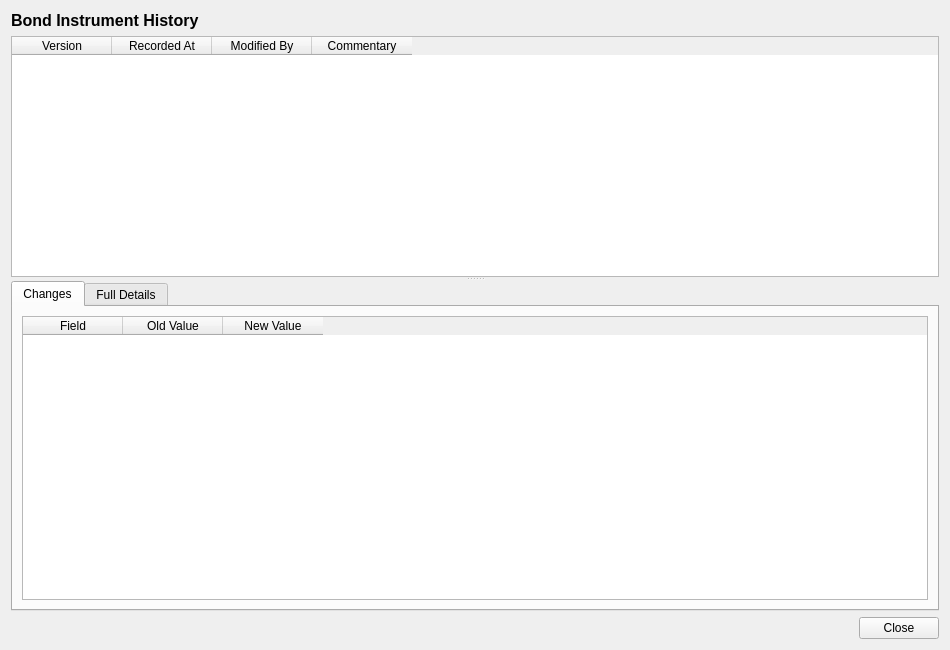
<?xml version="1.0" encoding="UTF-8"?>
<ui version="4.0">
 <class>BondInstrumentHistoryDialog</class>
 <widget class="QWidget" name="BondInstrumentHistoryDialog">
  <property name="geometry">
   <rect>
    <x>0</x>
    <y>0</y>
    <width>950</width>
    <height>650</height>
   </rect>
  </property>
  <property name="windowTitle">
   <string>Bond Instrument History</string>
  </property>
  <layout class="QVBoxLayout" name="verticalLayout">
   <item>
    <widget class="QLabel" name="titleLabel">
     <property name="font">
      <font>
       <pointsize>12</pointsize>
       <bold>true</bold>
      </font>
     </property>
     <property name="text">
      <string>Bond Instrument History</string>
     </property>
    </widget>
   </item>
   <item>
    <widget class="QSplitter" name="splitter">
     <property name="orientation">
      <enum>Qt::Vertical</enum>
     </property>
     <widget class="QTableWidget" name="versionListWidget">
      <property name="minimumHeight"><number>150</number></property>
      <property name="maximumHeight"><number>250</number></property>
      <property name="alternatingRowColors"><bool>true</bool></property>
      <property name="editTriggers">
       <set>QAbstractItemView::NoEditTriggers</set>
      </property>
      <property name="selectionMode">
       <enum>QAbstractItemView::SingleSelection</enum>
      </property>
      <property name="selectionBehavior">
       <enum>QAbstractItemView::SelectRows</enum>
      </property>
      <column><property name="text"><string>Version</string></property></column>
      <column><property name="text"><string>Recorded At</string></property></column>
      <column><property name="text"><string>Modified By</string></property></column>
      <column><property name="text"><string>Commentary</string></property></column>
     </widget>
     <widget class="QWidget" name="detailWidget">
      <layout class="QVBoxLayout" name="detailLayout">
       <property name="leftMargin"><number>0</number></property>
       <property name="topMargin"><number>0</number></property>
       <property name="rightMargin"><number>0</number></property>
       <property name="bottomMargin"><number>0</number></property>
       <item>
        <widget class="QTabWidget" name="tabWidget">
         <property name="currentIndex"><number>0</number></property>
         <widget class="QWidget" name="changesTab">
          <attribute name="title"><string>Changes</string></attribute>
          <layout class="QVBoxLayout" name="changesTabLayout">
           <item>
            <widget class="QTableWidget" name="changesTableWidget">
             <property name="editTriggers">
              <set>QAbstractItemView::NoEditTriggers</set>
             </property>
             <property name="alternatingRowColors"><bool>true</bool></property>
             <property name="selectionMode">
              <enum>QAbstractItemView::SingleSelection</enum>
             </property>
             <property name="selectionBehavior">
              <enum>QAbstractItemView::SelectRows</enum>
             </property>
             <column><property name="text"><string>Field</string></property></column>
             <column><property name="text"><string>Old Value</string></property></column>
             <column><property name="text"><string>New Value</string></property></column>
            </widget>
           </item>
          </layout>
         </widget>
         <widget class="QWidget" name="fullDetailsTab">
          <attribute name="title"><string>Full Details</string></attribute>
          <layout class="QVBoxLayout" name="fullDetailsTabLayout">
           <item>
            <widget class="QScrollArea" name="scrollArea">
             <property name="widgetResizable"><bool>true</bool></property>
             <widget class="QWidget" name="scrollAreaWidgetContents">
              <property name="geometry">
               <rect><x>0</x><y>0</y><width>600</width><height>500</height></rect>
              </property>
              <layout class="QFormLayout" name="formLayout">
               <item row="0" column="0">
                <widget class="QLabel" name="tradeTypeCodeLabel">
                 <property name="text"><string>Trade Type:</string></property>
                </widget>
               </item>
               <item row="0" column="1">
                <widget class="QLabel" name="tradeTypeCodeValue">
                 <property name="text"><string/></property>
                </widget>
               </item>
               <item row="1" column="0">
                <widget class="QLabel" name="issuerLabel">
                 <property name="text"><string>Issuer:</string></property>
                </widget>
               </item>
               <item row="1" column="1">
                <widget class="QLabel" name="issuerValue">
                 <property name="text"><string/></property>
                </widget>
               </item>
               <item row="2" column="0">
                <widget class="QLabel" name="currencyLabel">
                 <property name="text"><string>Currency:</string></property>
                </widget>
               </item>
               <item row="2" column="1">
                <widget class="QLabel" name="currencyValue">
                 <property name="text"><string/></property>
                </widget>
               </item>
               <item row="3" column="0">
                <widget class="QLabel" name="faceValueLabel">
                 <property name="text"><string>Face Value:</string></property>
                </widget>
               </item>
               <item row="3" column="1">
                <widget class="QLabel" name="faceValueValue">
                 <property name="text"><string/></property>
                </widget>
               </item>
               <item row="4" column="0">
                <widget class="QLabel" name="couponRateLabel">
                 <property name="text"><string>Coupon Rate:</string></property>
                </widget>
               </item>
               <item row="4" column="1">
                <widget class="QLabel" name="couponRateValue">
                 <property name="text"><string/></property>
                </widget>
               </item>
               <item row="5" column="0">
                <widget class="QLabel" name="maturityDateLabel">
                 <property name="text"><string>Maturity Date:</string></property>
                </widget>
               </item>
               <item row="5" column="1">
                <widget class="QLabel" name="maturityDateValue">
                 <property name="text"><string/></property>
                </widget>
               </item>
               <item row="6" column="0">
                <widget class="QLabel" name="versionNumberLabel">
                 <property name="text"><string>Version:</string></property>
                </widget>
               </item>
               <item row="6" column="1">
                <widget class="QLabel" name="versionNumberValue">
                 <property name="text"><string/></property>
                </widget>
               </item>
               <item row="7" column="0">
                <widget class="QLabel" name="modifiedByLabel">
                 <property name="text"><string>Modified By:</string></property>
                </widget>
               </item>
               <item row="7" column="1">
                <widget class="QLabel" name="modifiedByValue">
                 <property name="text"><string/></property>
                </widget>
               </item>
               <item row="8" column="0">
                <widget class="QLabel" name="recordedAtLabel">
                 <property name="text"><string>Recorded At:</string></property>
                </widget>
               </item>
               <item row="8" column="1">
                <widget class="QLabel" name="recordedAtValue">
                 <property name="text"><string/></property>
                </widget>
               </item>
               <item row="9" column="0">
                <widget class="QLabel" name="changeCommentaryLabel">
                 <property name="text"><string>Change Commentary:</string></property>
                </widget>
               </item>
               <item row="9" column="1">
                <widget class="QLabel" name="changeCommentaryValue">
                 <property name="text"><string/></property>
                 <property name="wordWrap"><bool>true</bool></property>
                </widget>
               </item>
              </layout>
             </widget>
            </widget>
           </item>
          </layout>
         </widget>
        </widget>
       </item>
      </layout>
     </widget>
    </widget>
   </item>
   <item>
    <layout class="QHBoxLayout" name="buttonLayout">
     <item>
      <spacer name="horizontalSpacer">
       <property name="orientation"><enum>Qt::Horizontal</enum></property>
       <property name="sizeHint" stdset="0">
        <size><width>40</width><height>20</height></size>
       </property>
      </spacer>
     </item>
     <item>
      <widget class="QPushButton" name="closeButton">
       <property name="text"><string>Close</string></property>
      </widget>
     </item>
    </layout>
   </item>
  </layout>
 </widget>
 <resources/>
 <connections/>
</ui>
